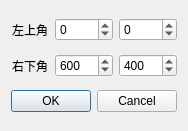
<?xml version="1.0" encoding="UTF-8"?>
<ui version="4.0">
 <class>baseCropDialog</class>
 <widget class="QDialog" name="baseCropDialog">
  <property name="geometry">
   <rect>
    <x>0</x>
    <y>0</y>
    <width>174</width>
    <height>131</height>
   </rect>
  </property>
  <property name="windowTitle">
   <string>裁剪</string>
  </property>
  <layout class="QGridLayout" name="gridLayout">
   <item row="0" column="0">
    <widget class="QLabel" name="label">
     <property name="text">
      <string>左上角</string>
     </property>
     <property name="alignment">
      <set>Qt::AlignCenter</set>
     </property>
    </widget>
   </item>
   <item row="1" column="0">
    <widget class="QLabel" name="label_3">
     <property name="text">
      <string>右下角</string>
     </property>
     <property name="alignment">
      <set>Qt::AlignCenter</set>
     </property>
    </widget>
   </item>
   <item row="2" column="0" colspan="3">
    <widget class="QDialogButtonBox" name="dialogBtnBox">
     <property name="orientation">
      <enum>Qt::Horizontal</enum>
     </property>
     <property name="standardButtons">
      <set>QDialogButtonBox::Cancel|QDialogButtonBox::Ok</set>
     </property>
    </widget>
   </item>
   <item row="1" column="1">
    <widget class="QSpinBox" name="spinBoxX2">
     <property name="minimum">
      <number>-4000</number>
     </property>
     <property name="maximum">
      <number>4000</number>
     </property>
     <property name="value">
      <number>600</number>
     </property>
    </widget>
   </item>
   <item row="0" column="1">
    <widget class="QSpinBox" name="spinBoxX1">
     <property name="minimum">
      <number>-4000</number>
     </property>
     <property name="maximum">
      <number>4000</number>
     </property>
     <property name="value">
      <number>0</number>
     </property>
    </widget>
   </item>
   <item row="0" column="2">
    <widget class="QSpinBox" name="spinBoxY1">
     <property name="minimum">
      <number>-3000</number>
     </property>
     <property name="maximum">
      <number>3000</number>
     </property>
    </widget>
   </item>
   <item row="1" column="2">
    <widget class="QSpinBox" name="spinBoxY2">
     <property name="minimum">
      <number>-3000</number>
     </property>
     <property name="maximum">
      <number>3000</number>
     </property>
     <property name="value">
      <number>400</number>
     </property>
    </widget>
   </item>
  </layout>
 </widget>
 <resources/>
 <connections>
  <connection>
   <sender>dialogBtnBox</sender>
   <signal>accepted()</signal>
   <receiver>baseCropDialog</receiver>
   <slot>accept()</slot>
   <hints>
    <hint type="sourcelabel">
     <x>248</x>
     <y>254</y>
    </hint>
    <hint type="destinationlabel">
     <x>157</x>
     <y>274</y>
    </hint>
   </hints>
  </connection>
  <connection>
   <sender>dialogBtnBox</sender>
   <signal>rejected()</signal>
   <receiver>baseCropDialog</receiver>
   <slot>reject()</slot>
   <hints>
    <hint type="sourcelabel">
     <x>316</x>
     <y>260</y>
    </hint>
    <hint type="destinationlabel">
     <x>286</x>
     <y>274</y>
    </hint>
   </hints>
  </connection>
 </connections>
</ui>
